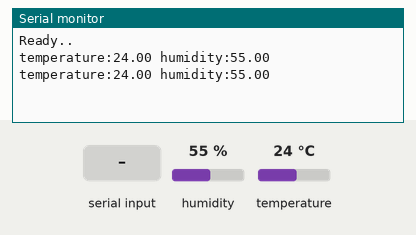
The sketch below on a simulated Arduino Uno, built with avr-gcc and run on an emulated ATmega328P. Shown: the last lines printed to the serial monitor. Inputs (shaded band) come from the test bench; at power-on: humidity 55 %, temperature 24 °C.

Above: at 1.8 s.
1.9 s: humidity set to 22 %
At 2.9 s:
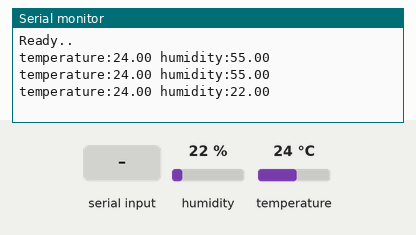
3.4 s: "1" received over the second serial link
At 4.7 s:
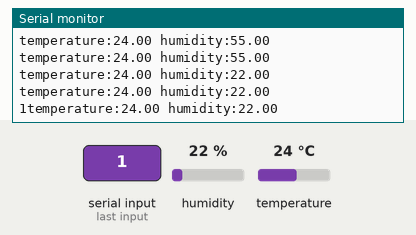
4.9 s: temperature set to 12 °C
At 6.0 s:
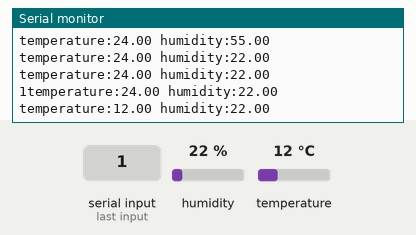
6.4 s: "0" received over the second serial link
At 7.7 s:
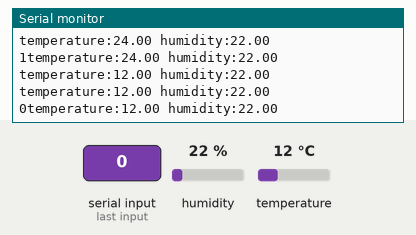
7.9 s: humidity set to 40 %
At 9.0 s:
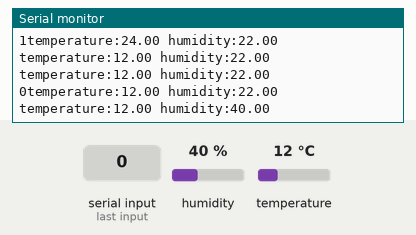
Timing chart, 0 to 10.4 s (numbered marks = the images above; inputs shaded):
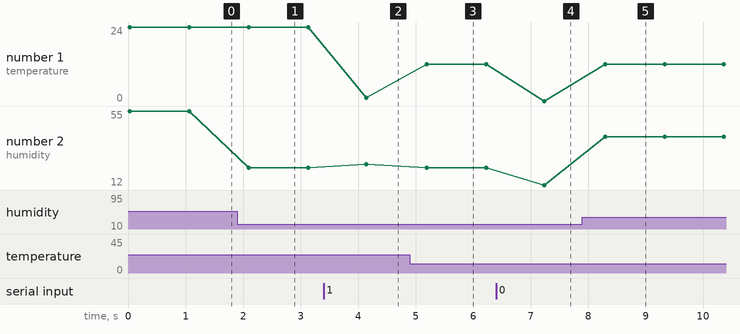

Measured:
- after the input at 1.9 s, the serial monitor: prints a new line after 0.20 s (image 1)
- after the input at 3.4 s, the serial monitor: prints a new line after 0.74 s (image 2)
- after the input at 4.9 s, the serial monitor: prints a new line after 0.30 s (image 3)
- after the input at 6.4 s, the serial monitor: prints a new line after 0.84 s (image 4)
- after the input at 7.9 s, the serial monitor: prints a new line after 0.40 s (image 5)
- plotted number 1: 24 → 1 after the input at 3.4 s, 1 → 12 after the input at 4.9 s, 12 → 0 after the input at 6.4 s
- plotted number 2: 55 → 22 after the input at 1.9 s, 12 → 40 after the input at 7.9 s

The sketch:

CodeB_GongSoo.ino
```cpp
/*
2015.05.29 제1회SW Hackerton CodeBakery Main Device Source

Writer : KDW


*/

#include <MsTimer2.h>
#include <DHT11.h>
#include <SoftwareSerial.h>

#define HBDEBUG(i) i
//#define HBDEBUG(i)
#define rxPin 2
#define txPin 3
bool
heartbeatDetected(int IRSensorPin, int delay)
{
  static int maxValue = 0;
  static bool isPeak = false;
  int rawValue;
  bool result = false;

  rawValue = analogRead(IRSensorPin);
  // Separated because analogRead() may not return an int
  rawValue *= (1000/delay);
  /* HBDEBUG(Serial.print(isPeak); Serial.print("p, "));
  HBDEBUG(Serial.print(rawValue); Serial.print("r, "));
  HBDEBUG(Serial.print(maxValue); Serial.print("m, ")); */

  // If sensor shifts, then max is out of whack.
  // Just reset max to a new baseline.
  if (rawValue * 4L < maxValue) {
    maxValue = rawValue * 0.8;
    //HBDEBUG(Serial.print("RESET, "));
  }

  // Detect new peak
  if (rawValue > maxValue - (1000/delay)) {
    // Only change peak if we find a higher one.
    if (rawValue > maxValue) {
      maxValue = rawValue;
    }
    // Only return true once per peak.
    if (isPeak == false) {
      result = true;
      //Serial.print(result); Serial.print(",  *");
    }
    isPeak = true;
  } else if (rawValue < maxValue - (3000/delay)) {
    isPeak = false;
    // Decay max value to adjust to sensor shifting
    // Note that it may take a few seconds to re-detect
    // the signal when sensor is pushed on meatier part
    // of the finger. Another way would be to track how
    // long since last beat, and if over 1sec, reset
    // maxValue, or to use derivatives to remove DC bias.
    maxValue-=(1000/delay);
 }
  //HBDEBUG(Serial.print("\n"));
  return result;
}


////////////////////////////////////////////////////////////////////////
// Arduino main code
////////////////////////////////////////////////////////////////////////
int ledPin=13;
int analogPin=0;


const int delayMsec = 60; // 100msec per sample

// The main loop blips the LED and computes BPMs on serial port.

int BPM;

void getBPM() {
  static int beatMsec = 0;
    int heartRateBPM = 0;

    if (heartbeatDetected(analogPin, delayMsec)) {
      heartRateBPM = 60000 / beatMsec;
      digitalWrite(ledPin,HIGH);
      beatMsec = 0;
    } else {
      digitalWrite(ledPin,LOW);
    }
    // Note: I assume the sleep delay is way longer than the
    // number of cycles used to run the code hence the error
    // is negligible for math.

    beatMsec += delayMsec;
    if (heartRateBPM > 0) {
      BPM = heartRateBPM;
    }
}

//------

int pin=5;
DHT11 dht11(pin);

SoftwareSerial swSerial(txPin, rxPin);
char data;


void setup()
{
   Serial.begin(9600);
   swSerial.begin(9600);
   Serial.println("Ready..");
 //  MsTimer2::set(60,getBPM);
 //  MsTimer2::start();
}

void loop()
{
  int err;
  float temp, humi;
  Serial.flush();
//  getBPM();
//  Serial.print(BPM);
  if((err=dht11.read(humi, temp))==0)
  {

    Serial.print("temperature:");
    Serial.print(temp);
    Serial.print(" humidity:");
    Serial.print(humi);
    Serial.println();

}
  else
  {
    Serial.println();
    Serial.print("Error No :");
    Serial.print(err);
    Serial.println();
  }

      swSerial.print((int)temp);
      swSerial.print("E");

      swSerial.print((int)humi);
     swSerial.print("E");

     swSerial.println();

   Serial.println();

  delay(1000);


  while(swSerial.available()) {
      data = swSerial.read();
      if(data == 1) break;
      Serial.print(data);
      delay(1);
   }


}
```
